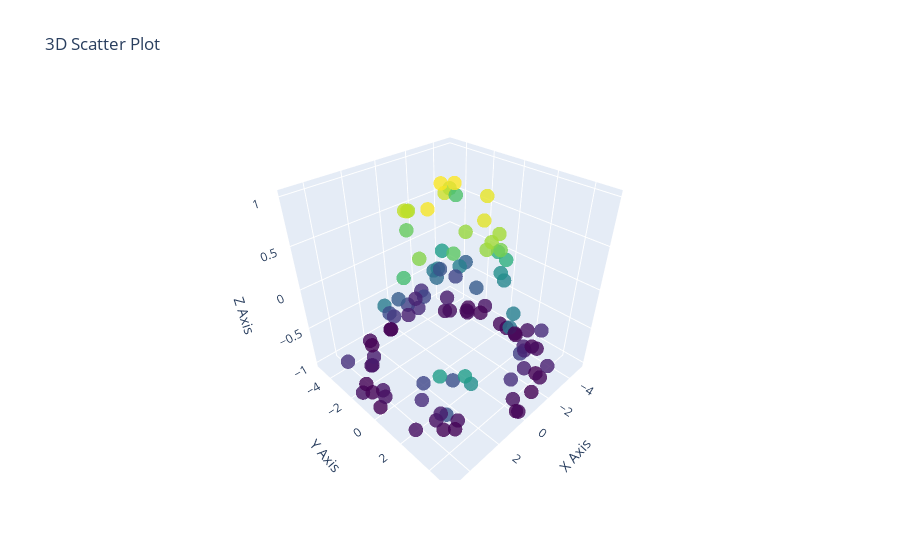

Notebook source saved alongside this figure:
### Code cell
import plotly.graph_objects as go
import numpy as np

# Generate example 3D scatter data
num_points = 100
x = np.random.uniform(-5, 5, num_points)
y = np.random.uniform(-5, 5, num_points)
z = np.sin(np.sqrt(x**2 + y**2))  # Example function for Z values

# Create the 3D scatter plot
fig = go.Figure()

# Add scatter points
fig.add_trace(go.Scatter3d(x=x, y=y, z=z,
                           mode='markers',
                           marker=dict(size=5, color=z, colorscale='Viridis', opacity=0.8)))

# Update layout for better visualization
fig.update_layout(title='3D Scatter Plot',
                  scene=dict(xaxis_title='X Axis',
                             yaxis_title='Y Axis',
                             zaxis_title='Z Axis'))

# Show the plot
fig.show()
